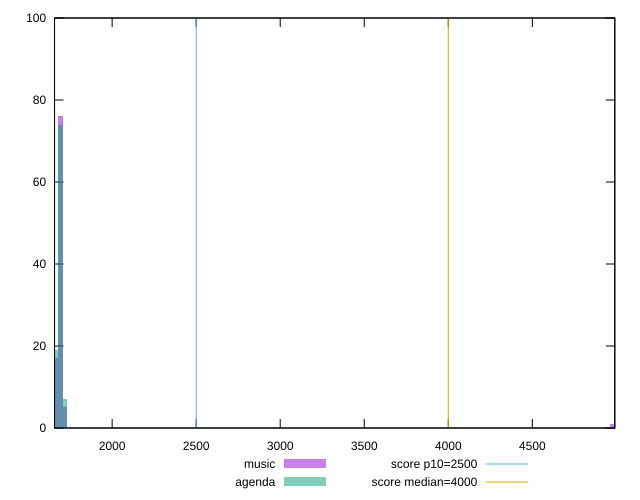

The script that saved this image:
reset

$music <<EOF
1692.6288132939565 76
4999.765110037533 1
1718.669256575402 5
1666.588370012511 17
4973.724666756088 1
EOF

$agenda <<EOF
1718.669256575402 7
1692.6288132939565 74
1666.588370012511 19
EOF

set key outside below
set boxwidth 26.040443281445484
set xrange [1657.281:4990.808999999999]
set yrange [0:100]
set trange [0:100]
set style fill transparent solid 0.5 noborder

set parametric
set terminal svg size 640, 500 enhanced background rgb 'white'
set output "reports/report_00031_2021-02-24T23-18-18.084Z/largest-contentful-paint/comparison/histogram/0_vs_1.svg"

plot $music title "music" with boxes, \
     $agenda title "agenda" with boxes, \
     2500,t title "score p10=2500", \
     4000,t title "score median=4000"

reset
